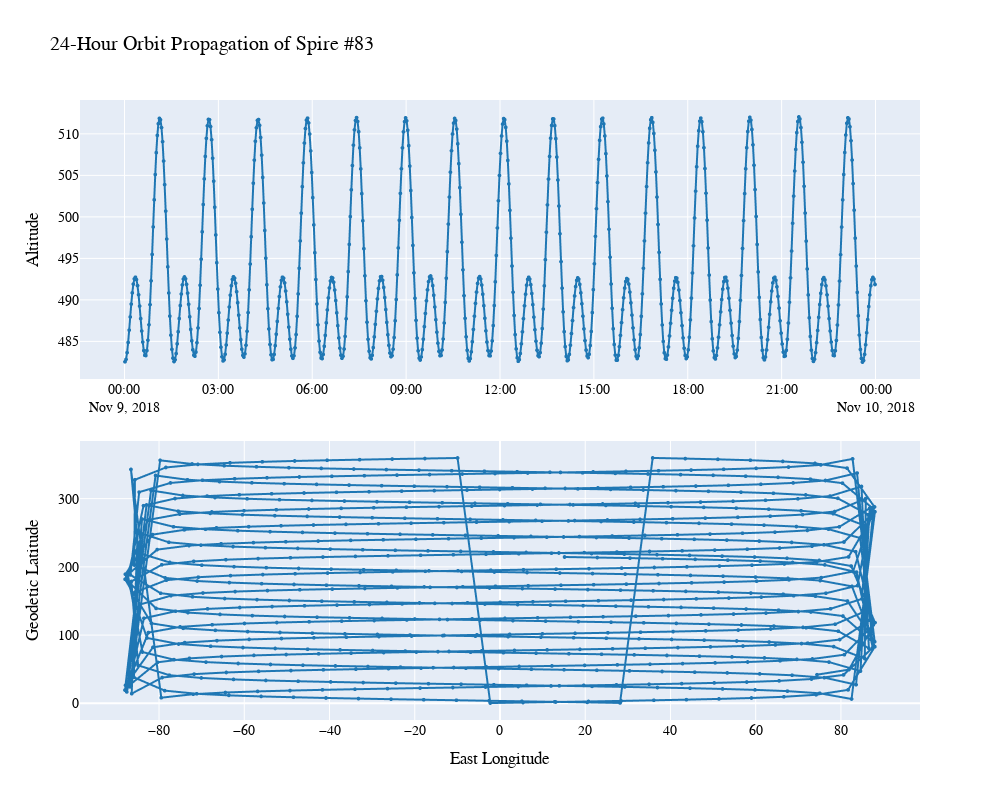

The notebook cell this image was saved under:
### Code cell
import plotly.graph_objects as go
from plotly.offline import plot, iplot
from plotly.subplots import make_subplots
import plotly.express as px
import plotly.io as pio   ### Allows you to save plotly figs


fig  = make_subplots(
    rows=2, cols=1,
    subplot_titles=([' ','   ']),
    shared_xaxes=False,
    vertical_spacing = 0.1,
            )

################S#######################################
font_dict=dict(family='Arial',size=14,color='black')
#######################################################

col_r  =  "#ff7f0e"  # 'tab:orange'
col_b  =  "#1f77b4"  # 'tab:blue'


fig.add_trace(go.Scattergl(x=dates,
                           y=Height*1e-3 ,
                           mode='markers+lines',
                           marker = dict(size=4, color=col_b),
                           opacity=1,
                           showlegend=False), row=1, col=1)
fig.add_trace(go.Scattergl(x=GeodeticLat,
                           y=EastLon    ,
                           mode='markers+lines',
                           marker = dict(size=4, color=col_b),
                           opacity=1,
                           showlegend=False), row=2, col=1)

fig.update_yaxes(title_text="Altitude",row=1, col=1)
fig.update_xaxes(title="Date", row=1, col=2)

fig.update_yaxes(title_text="Geodetic Latitude",exponentformat= 'power',row=2, col=1)
fig.update_xaxes(title_text="East Longitude",exponentformat= 'power',row=2, col=1)


fig.update_layout(title = '24-Hour Orbit Propagation of Spire #83',
                  autosize=False,    width=1000,    height=800,
                  legend= {'itemsizing': 'trace'},
                  font=font_dict,
                 )
fig.show(config=dict({
            'displayModeBar': False,
            'responsive': False,
            'staticPlot': False,
            'displaylogo': False,
            'showTips': False,
            }))

### Figure 1 — Plotly figure (JSON) as saved in the notebook; plotly's stock layout.template omitted (floating-point values rounded to 4 significant figures; data arrays with more than 128 entries replaced by an {"elided": "..."} marker saying what was removed)
{"data": [{"marker": {"color": "#1f77b4", "size": 4}, "mode": "markers+lines", "opacity": 1, "showlegend": false, "type": "scattergl", "x": {"elided": "720 str values"}, "xaxis": "x", "y": {"elided": "720 float values"}, "yaxis": "y"}, {"marker": {"color": "#1f77b4", "size": 4}, "mode": "markers+lines", "opacity": 1, "showlegend": false, "type": "scattergl", "x": {"elided": "720 float values"}, "xaxis": "x2", "y": {"elided": "720 float values"}, "yaxis": "y2"}], "layout": {"annotations": [{"font": {"size": 16}, "showarrow": false, "text": " ", "x": 0.5, "xanchor": "center", "xref": "paper", "y": 1, "yanchor": "bottom", "yref": "paper"}, {"font": {"size": 16}, "showarrow": false, "text": "   ", "x": 0.5, "xanchor": "center", "xref": "paper", "y": 0.45, "yanchor": "bottom", "yref": "paper"}], "autosize": false, "font": {"color": "black", "family": "Arial", "size": 14}, "height": 800, "legend": {"itemsizing": "trace"}, "title": {"text": "24-Hour Orbit Propagation of Spire #83"}, "width": 1000, "xaxis": {"anchor": "y", "domain": [0, 1]}, "xaxis2": {"anchor": "y2", "domain": [0, 1], "exponentformat": "power", "title": {"text": "East Longitude"}}, "yaxis": {"anchor": "x", "domain": [0.55, 1], "title": {"text": "Altitude"}}, "yaxis2": {"anchor": "x2", "domain": [0, 0.45], "exponentformat": "power", "title": {"text": "Geodetic Latitude"}}}}
